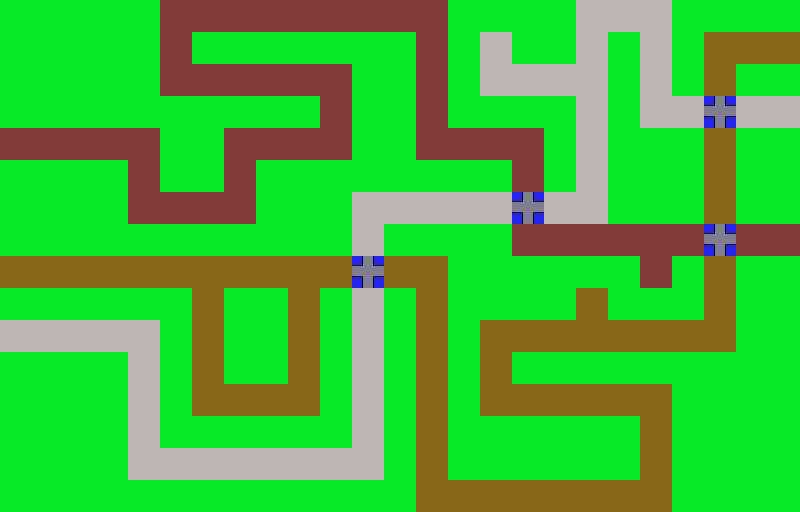

Rendered tile map (Tiled .tmx) drawn with the repository's tilesets; below, a short description and the full map source, tile grids included:
An orthogonal 25x16 tile map with 32x32 px tiles, 1 tile layer (visible).

<map version="1.0" orientation="orthogonal" renderorder="right-down" width="25" height="16" tilewidth="32" tileheight="32" nextobjectid="1">
 <tileset firstgid="1" name="Derp" tilewidth="32" tileheight="32" tilecount="7" columns="0">
  <properties>
   <property name="start" value="" />
  </properties>
  <tile id="0">
   <properties>
    <property name="can_build" value="False" />
    <property name="node" value="True" />
   </properties>
   <image width="32" height="32" source="../world/path1.png" />
  </tile>
  <tile id="1">
   <properties>
    <property name="can_build" value="True" />
    <property name="node" value="False" />
    <property name="node2" value="False" />
   </properties>
   <image width="32" height="32" source="../world/green.png" />
  </tile>
  <tile id="2">
   <properties>
    <property name="start" value="" />
   </properties>
   <image width="32" height="32" source="../world/start.png" />
  </tile>
  <tile id="3">
   <properties>
    <property name="end" value="" />
   </properties>
   <image width="32" height="32" source="../world/end.png" />
  </tile>
  <tile id="4">
   <properties>
    <property name="can_build" value="False" />
    <property name="node2" value="True" />
   </properties>
   <image width="32" height="32" source="../world/path2.png" />
  </tile>
  <tile id="5">
   <properties>
    <property name="can_build" value="False" />
    <property name="node3" value="True" />
   </properties>
   <image width="32" height="32" source="../world/path3.png" />
  </tile>
  <tile id="6">
   <properties>
    <property name="bridge" value="True" />
   </properties>
   <image width="32" height="32" source="../world/bridge.png" />
  </tile>
 </tileset>
 <layer name="visible" width="25" height="16">
  <data encoding="csv">
2,2,2,2,2,1,1,1,1,1,1,1,1,1,2,2,2,2,6,6,6,2,2,2,2,
2,2,2,2,2,1,2,2,2,2,2,2,2,1,2,6,2,2,6,2,6,2,5,5,5,
2,2,2,2,2,1,1,1,1,1,1,2,2,1,2,6,6,6,6,2,6,2,5,2,2,
2,2,2,2,2,2,2,2,2,2,1,2,2,1,2,2,2,2,6,2,6,6,7,6,6,
1,1,1,1,1,2,2,1,1,1,1,2,2,1,1,1,1,2,6,2,2,2,5,2,2,
2,2,2,2,1,2,2,1,2,2,2,2,2,2,2,2,1,2,6,2,2,2,5,2,2,
2,2,2,2,1,1,1,1,2,2,2,6,6,6,6,6,7,6,6,2,2,2,5,2,2,
2,2,2,2,2,2,2,2,2,2,2,6,2,2,2,2,1,1,1,1,1,1,7,1,1,
5,5,5,5,5,5,5,5,5,5,5,7,5,5,2,2,2,2,2,2,1,2,5,2,2,
2,2,2,2,2,2,5,2,2,5,2,6,2,5,2,2,2,2,5,2,2,2,5,2,2,
6,6,6,6,6,2,5,2,2,5,2,6,2,5,2,5,5,5,5,5,5,5,5,2,2,
2,2,2,2,6,2,5,2,2,5,2,6,2,5,2,5,2,2,2,2,2,2,2,2,2,
2,2,2,2,6,2,5,5,5,5,2,6,2,5,2,5,5,5,5,5,5,2,2,2,2,
2,2,2,2,6,2,2,2,2,2,2,6,2,5,2,2,2,2,2,2,5,2,2,2,2,
2,2,2,2,6,6,6,6,6,6,6,6,2,5,2,2,2,2,2,2,5,2,2,2,2,
2,2,2,2,2,2,2,2,2,2,2,2,2,5,5,5,5,5,5,5,5,2,2,2,2
</data>
 </layer>
</map>
